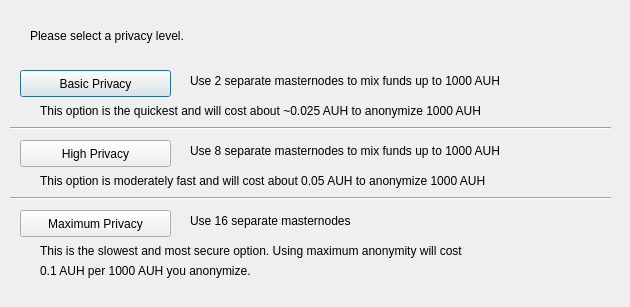
<?xml version="1.0" encoding="UTF-8"?>
<ui version="4.0">
 <class>DarksendConfig</class>
 <widget class="QDialog" name="DarksendConfig">
  <property name="geometry">
   <rect>
    <x>0</x>
    <y>0</y>
    <width>630</width>
    <height>307</height>
   </rect>
  </property>
  <property name="windowTitle">
   <string>Configure Darksend</string>
  </property>
  <widget class="QPushButton" name="buttonBasic">
   <property name="geometry">
    <rect>
     <x>20</x>
     <y>70</y>
     <width>151</width>
     <height>27</height>
    </rect>
   </property>
   <property name="text">
    <string>Basic Privacy</string>
   </property>
  </widget>
  <widget class="QPushButton" name="buttonHigh">
   <property name="geometry">
    <rect>
     <x>20</x>
     <y>140</y>
     <width>151</width>
     <height>27</height>
    </rect>
   </property>
   <property name="text">
    <string>High Privacy</string>
   </property>
  </widget>
  <widget class="QPushButton" name="buttonMax">
   <property name="geometry">
    <rect>
     <x>20</x>
     <y>210</y>
     <width>151</width>
     <height>27</height>
    </rect>
   </property>
   <property name="text">
    <string>Maximum Privacy</string>
   </property>
  </widget>
  <widget class="QLabel" name="label">
   <property name="geometry">
    <rect>
     <x>30</x>
     <y>20</y>
     <width>571</width>
     <height>31</height>
    </rect>
   </property>
   <property name="text">
    <string>Please select a privacy level.</string>
   </property>
  </widget>
  <widget class="QLabel" name="label_2">
   <property name="geometry">
    <rect>
     <x>190</x>
     <y>70</y>
     <width>421</width>
     <height>21</height>
    </rect>
   </property>
   <property name="text">
    <string>Use 2 separate masternodes to mix funds up to 1000 AUH</string>
   </property>
  </widget>
  <widget class="QLabel" name="label_3">
   <property name="geometry">
    <rect>
     <x>190</x>
     <y>140</y>
     <width>411</width>
     <height>21</height>
    </rect>
   </property>
   <property name="text">
    <string>Use 8 separate masternodes to mix funds up to 1000 AUH</string>
   </property>
  </widget>
  <widget class="QLabel" name="label_4">
   <property name="geometry">
    <rect>
     <x>190</x>
     <y>210</y>
     <width>421</width>
     <height>21</height>
    </rect>
   </property>
   <property name="text">
    <string>Use 16 separate masternodes</string>
   </property>
  </widget>
  <widget class="QLabel" name="label_6">
   <property name="geometry">
    <rect>
     <x>40</x>
     <y>100</y>
     <width>561</width>
     <height>21</height>
    </rect>
   </property>
   <property name="text">
    <string>This option is the quickest and will cost about ~0.025 AUH to anonymize 1000 AUH</string>
   </property>
  </widget>
  <widget class="QLabel" name="label_7">
   <property name="geometry">
    <rect>
     <x>40</x>
     <y>170</y>
     <width>561</width>
     <height>21</height>
    </rect>
   </property>
   <property name="text">
    <string>This option is moderately fast and will cost about 0.05 AUH to anonymize 1000 AUH</string>
   </property>
  </widget>
  <widget class="QLabel" name="label_8">
   <property name="geometry">
    <rect>
     <x>40</x>
     <y>240</y>
     <width>561</width>
     <height>21</height>
    </rect>
   </property>
   <property name="text">
    <string>This is the slowest and most secure option. Using maximum anonymity will cost</string>
   </property>
  </widget>
  <widget class="QLabel" name="label_9">
   <property name="geometry">
    <rect>
     <x>40</x>
     <y>260</y>
     <width>561</width>
     <height>21</height>
    </rect>
   </property>
   <property name="text">
    <string>0.1 AUH per 1000 AUH you anonymize.</string>
   </property>
  </widget>
  <widget class="Line" name="line">
   <property name="geometry">
    <rect>
     <x>10</x>
     <y>120</y>
     <width>601</width>
     <height>16</height>
    </rect>
   </property>
   <property name="orientation">
    <enum>Qt::Horizontal</enum>
   </property>
  </widget>
  <widget class="Line" name="line_2">
   <property name="geometry">
    <rect>
     <x>10</x>
     <y>190</y>
     <width>601</width>
     <height>16</height>
    </rect>
   </property>
   <property name="orientation">
    <enum>Qt::Horizontal</enum>
   </property>
  </widget>
 </widget>
 <resources/>
 <connections/>
</ui>
